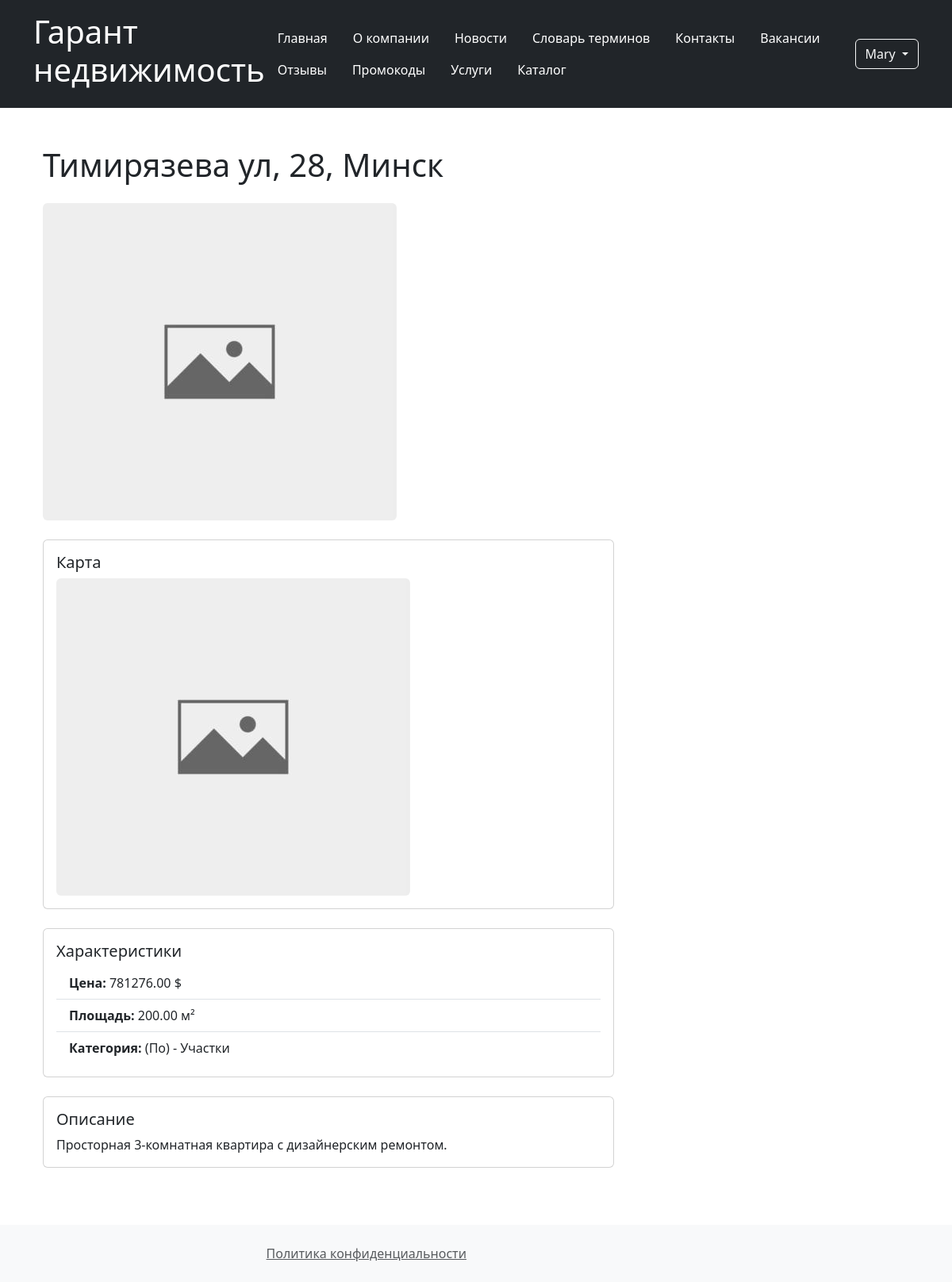
The page /catalog/estate/3/ (signed in) on the database its author committed.
### users/models.py (models this page shows, shortened)
class User(AbstractUser):
    ROLE_CHOICES = {
        "employee": "Manager",
        "client": "Client",
        "admin": "Admin",
    }
    phone_regex = RegexValidator(
        regex=r"^\+375\(29\)\d{3}-\d{2}-\d{2}$",
        message="Формат номера: +375(29)XXX-XX-XX",
    )
    role = models.CharField(max_length=20, choices=ROLE_CHOICES)
    phone_number = models.CharField(max_length=20, validators=[phone_regex])
    birth_date = models.DateField(
        validators=[RestrictedAgeValidator(18), MaxValueValidator(date.today())]
    )
    created_at = models.DateTimeField(auto_now_add=True)
    first_name = models.CharField(max_length=100)
    last_name = models.CharField(max_length=100)

### catalog/models.py (models this page shows, shortened)
class Estate(models.Model):
    cost = models.DecimalField(
        decimal_places=2,
        max_digits=10,
        help_text="Enter the estate cost",
        validators=[MinValueValidator(0.01)],
    )
    area = models.DecimalField(
        decimal_places=2,
        max_digits=10,
        help_text="Enter the estate area",
        validators=[MinValueValidator(0.01)],
    )
    category = models.ForeignKey(
        "Service",
        on_delete=models.SET_NULL,
        null=True,
        help_text="Enter the estate category",
    )
    description = models.TextField(
        max_length=2000, help_text="Enter the estate description"
    )
    image = models.ImageField(blank=True, null=True, upload_to="estates/")
    address = models.CharField(max_length=200)
    def get_image_url(self):
        if self.image and hasattr(self.image, "url"):
            return self.image.url
        return settings.MEDIA_URL + "image_placeholder.jpg"
    class Meta:
        ordering = ("-id",)

class Service(models.Model):
    name = models.CharField(max_length=200, help_text="Enter the estate category name")
    category = models.ForeignKey(
        ServiceCategory,
        on_delete=models.CASCADE,
        related_name="services",
    )
    cost = models.DecimalField(
        max_digits=10,
        decimal_places=2,
    )
    class Meta:
        ordering = ["category__name", "name"]
    def __str__(self):
        return f"({str(self.category)[:2]}) - {self.name}"

class ServiceCategory(models.Model):
    name = models.CharField(max_length=200, help_text="Enter the service category name")
    def __str__(self):
        return self.name

### catalog/views.py (the view)
# urls.py: re_path(r'^estate/(?P<pk>\d+)/$', views.EstateDetailView.as_view(), name='estate_detail'),
class EstateDetailView(LoginRequiredMixin, DetailView):
    model = Estate
    template_name = "estate_detail.html"
    context_object_name = "estate"
    def get_context_data(self, **kwargs):
        logger.debug(
            f"Preparing context for EstateDetailView, estate_id={self.kwargs.get('pk')}"
        )
        context = super().get_context_data(**kwargs)
        context["form"] = PurchaseRequestForm(initial={"estate": self.object.id})
        if self.request.user.is_authenticated and hasattr(self.request.user, "client"):
            context["request_exists"] = PurchaseRequest.objects.filter(
                client=self.request.user.client, estate=self.object
            ).exists()
            logger.debug(
                f"Checked request_exists for user {self.request.user.username}: {context['request_exists']}"
            )
        else:
            context["request_exists"] = False
            logger.warning(
                "User not authenticated or no client, request_exists set to False"
            )
        if self.request.user.is_authenticated:
            context["map_image_url"] = MapboxClient.get_map_image_url(
                self.object.address
            )
            logger.debug(
                f"Map image URL for estate {self.object.id}: {context['map_image_url']}"
            )
        logger.info("EstateDetailView context prepared")
        return context

### catalog/templates/estate_detail.html (shortened to what this page needs)
{% extends "base.html" %}
{% block content %}
{% if user.is_authenticated %}
<div class="container mt-4">
    <div class="row">
        <div class="col-lg-8">
            <h1 class="mb-4">{{ estate.address }}</h1>
            <div class="mb-4">
                <img src="{{ estate.get_image_url }}"
                     class="img-fluid rounded"
                     alt="{{ estate.address }}">
            </div>
            <div class="card mb-4">
                <div class="card-body">
                    <h5 class="card-title">Карта</h5>
                    <img src="{{ map_image_url }}"
                         class="img-fluid rounded"
                         alt="Карта для {{ estate.address }}">
                </div>
            </div>
            <div class="card mb-4">
                <div class="card-body">
                    <h5 class="card-title">Характеристики</h5>
                    <ul class="list-group list-group-flush">
                        <li class="list-group-item">
                            <strong>Цена:</strong> {{ estate.cost }} $
                        </li>
                        <li class="list-group-item">
                            <strong>Площадь:</strong> {{ estate.area }} м²
                        </li>
                        <li class="list-group-item">
                            <strong>Категория:</strong> {{ estate.category }}
                        </li>
                    </ul>
                </div>
            </div>
            <div class="card mb-4">
                <div class="card-body">
                    <h5 class="card-title">Описание</h5>
                    <p class="card-text">{{ estate.description }}</p>
                </div>
            </div>
        </div>
    </div>
</div>
{% else %}
<div class="alert alert-info mt-2">
    Чтобы просмотреть страницу, пожалуйста, <a href="{% url 'login' %}">войдите</a> или <a href="{% url 'signup' %}">зарегистрируйтесь</a>.
</div>
{% endif %}
{% endblock %}

### templates/base.html (shortened to what this page needs)
<!DOCTYPE html>
<html lang="ru">
<head>
    <link href="https://cdn.jsdelivr.net/npm/bootstrap@5.3.0/dist/css/bootstrap.min.css" rel="stylesheet">
</head>
<body>
    <header class="bg-dark text-white p-3">
        <div class="container">
            <div class="d-flex justify-content-between align-items-center">
                <h1>Гарант недвижимость</h1>
                <nav>
                    <ul class="nav">
                        <li class="nav-item"><a href="{% url 'home' %}" class="nav-link text-white">Главная</a></li>
                        <li class="nav-item"><a href="{% url 'about' %}" class="nav-link text-white">О компании</a></li>
                        <li class="nav-item"><a href="{% url 'news' %}" class="nav-link text-white">Новости</a></li>
                        <li class="nav-item"><a href="{% url 'faq' %}" class="nav-link text-white">Словарь терминов</a></li>
                        <li class="nav-item"><a href="{% url 'contacts' %}" class="nav-link text-white">Контакты</a></li>
                        <li class="nav-item"><a href="{% url 'vacancies' %}" class="nav-link text-white">Вакансии</a></li>
                        <li class="nav-item"><a href="{% url 'reviews' %}" class="nav-link text-white">Отзывы</a></li>
                        <li class="nav-item"><a href="{% url 'promo-codes' %}" class="nav-link text-white">Промокоды</a></li>
                        <li class="nav-item"><a href="{% url 'services' %}" class="nav-link text-white">Услуги</a></li>
                        <li class="nav-item"><a href="{% url 'estates' %}" class="nav-link text-white">Каталог</a></li>
                    </ul>
                </nav>
                <div class="auth-buttons">
                    {% if user.is_authenticated %}
                        <div class="btn-group">
                            <button type="button" class="btn btn-outline-light dropdown-toggle" data-bs-toggle="dropdown">
                                {% if user.first_name %}{{ user.first_name }}{% else %}{{ user.username }}{% endif %}
                            </button>
                        </div>
                    {% else %}
                        <a href="{% url 'login' %}" class="btn btn-outline-light">Вход</a>
                        <a href="{% url 'signup' %}" class="btn btn-outline-light">Регистрация</a>
                    {% endif %}
                </div>
            </div>
        </div>
    </header>
    <main class="container my-5">
        {% block content %}{% endblock %}
    </main>
    <footer class="bg-light p-4 mt-5">
        <div class="container">
            <div class="row">
                <div class="col-md-6 text-end">
                    <a href="{% url 'policy' %}" class="text-muted">Политика конфиденциальности</a>
                </div>
            </div>
        </div>
    </footer>
</body>
</html>

### rows shown on the page
User: first_name "Mary"
Estate: address "Тимирязева ул, 28, Минск", cost "781276.00", area "200.00", category "(По) - Участки", description "Просторная 3-комнатная квартира с дизайнерским ремонтом."
